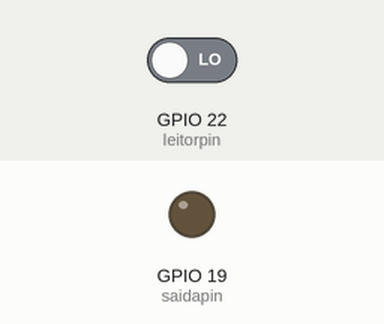
A sketch run on a simulated ESP32. On the bench: output pins drawn as LEDs (lit = HIGH). The inputs (shaded band) are chosen by the test bench; at power-on: GPIO 22 (leitorpin) LOW. No radio packets arrive unless stated; what the sketch prints to the serial monitor is not drawn.

Above: at 6.2 s.
6.3 s: GPIO 22 (leitorpin) driven HIGH
At 7.5 s:
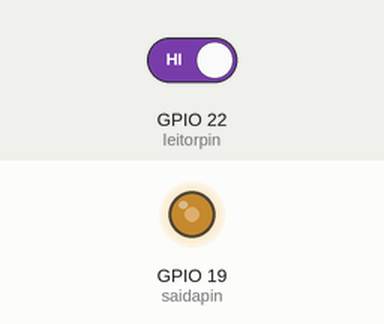
Timing chart, 0 to 9.3 s (numbered marks = the images above; inputs shaded):
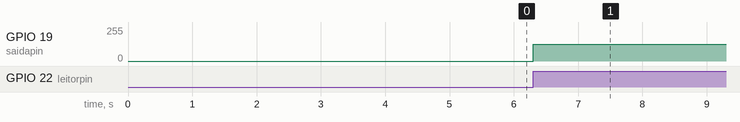

Measured:
- after the input at 6.3 s, GPIO 19 (saidapin): 0/255 → 127/255 at once

The sketch:

transmissor1.ino
```cpp
#include "tasks.h"


RH_ASK rf_driver(1000, 3, 17); // Velocidade, RX, TX

TaskHandle_t onda125kHandle = NULL;


void setup() {

  Serial.begin(115200);
  Serial.println("Esperando o sensor aquecer um pouco...");
  delay(5000);
  Serial.println("Fim do setup()");

  Serial.println("ESP8266 433MHz transmitter");
  if (!rf_driver.init()) {
  Serial.println("init failed");
  while (1) delay(10000);
  }
  Serial.println("Transmitter: rf_driver initialised");
  rf_driver.setModeIdle();
  rf_driver.setHeaderId(1);
  rf_driver.setHeaderTo(2);
  rf_driver.setHeaderFrom(1);

  xTaskCreate(
    onda125k,         // função da task
    "onda_125kHz",    // nome da task
    2048,             // stack size
    NULL,             // parâmetros (nenhum)
    1,                // prioridade
    &onda125kHandle              // handle (não utilizado)
  );
}
int cont = 10;
void loop() {
  digitalWrite(17, HIGH);
  delay(1); // 0.5 ms
  digitalWrite(17, LOW);
  delay(1); // 0.5 ms
}
```

task_saida.cpp
```cpp
#include "tasks.h"

void onda125k(void *pvParameters) {
  pinMode(leitorpin, INPUT);

  // Configura canal PWM 0 com frequência 125kHz e resolução 8 bits
  const int canalPWM = 0;
  const int frequencia = 125000;
  const int resolucao = 8;

  ledcSetup(canalPWM, frequencia, resolucao);
  ledcAttachPin(saidapin, canalPWM);

  while (true) {
    if (digitalRead(leitorpin) == HIGH) {
      // Ativa a onda quadrada (duty cycle 50% = 127)
      ledcWrite(canalPWM, 127);
    } else {
      // Desliga a saída
      ledcWrite(canalPWM, 0);
    }
    vTaskDelay(pdMS_TO_TICKS(1)); // Pequeno atraso para não sobrecarregar o loop
  }
}
```

tasks.h
```cpp
//Coleta dados sensor e transmite
// ESP8266 433MHz transmitter test 1
#include <RH_ASK.h>
#include <SPI.h>
#include <stdio.h>
#include <string.h> // Para usar strcat()

#define pinSensorLuz 18 // Ler o nível de luz

#define leitorpin 22 // Definir um pino analógico adequado
#define saidapin 19 // Definir um pino analógico adequado

void onda125k(void *pvParameters);
```
